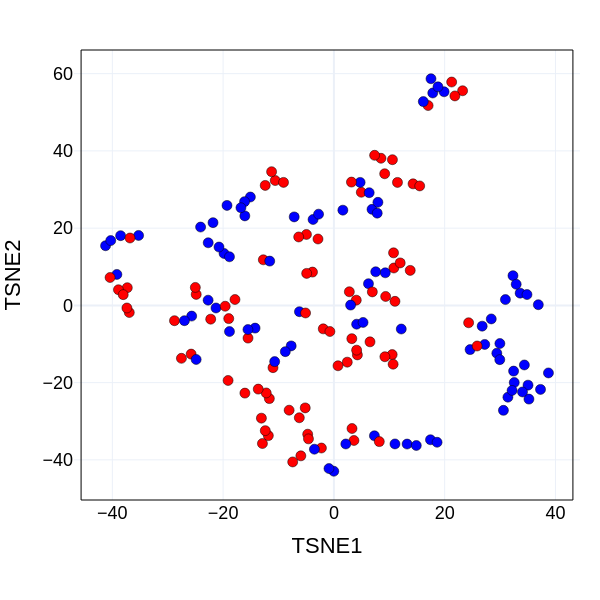

Notebook source saved alongside this figure:
### Code cell
X = exp_table_norm_T.values
X = np.nan_to_num(X)

############### my editing ##################
n_samples = X.shape[0]
print(n_samples)
perplexity_value = min(5, n_samples - 1)
#############################################

# Perform t-SNE with 2 components
tsne_data = TSNE(n_components=2, perplexity=perplexity_value, random_state=10000)

tsne = tsne_data.fit_transform(X)

# Create a DataFrame with t-SNE results and sample colors
tsne_df = pd.DataFrame(tsne, index=exp_table_norm_T.index, columns=['TSNE1', 'TSNE2'])
tsne_df['Colour'] = [sample_color_dict[sample] for sample in tsne_df.index]
color_discrete_map = {sample: tsne_df.loc[sample, 'Colour'] for sample in tsne_df.index}

# Create the scatter plot using px.scatter
fig = px.scatter(tsne_df, 
                 x=tsne_df.columns[0], 
                 y=tsne_df.columns[1], 
                 color=tsne_df.index,  # Use tsne_df.index for coloring
                 color_discrete_map=color_discrete_map,  # Map index values to colors
                 hover_name=tsne_df.index)

# Update the layout of the 2D scatter plot
fig.update_layout(
    width=600,
    height=600,
    autosize=False,
    margin=dict(l=70, r=20, b=100, t=50, pad=0),
    template='plotly_white',
    hovermode='closest',
    xaxis_title=tsne_df.columns[0],
    yaxis_title=tsne_df.columns[1],
    showlegend=False,
    legend=dict(orientation='v', x=1.02, y=0.5, xanchor='left', yanchor='middle', title='Samples', borderwidth=0.5, bgcolor='rgba(255, 255, 255, 0.9)', font_size=16),
)

fig.update_traces(marker=dict(size=marker_size, 
                              line=dict(width=marker_linewidth,
                                        color=marker_edgecolor)),
                  selector=dict(mode='markers'))

# Update the font style, size, and color
fig.update_layout(font=dict(family='Arial', size=18, color='black'))

fig.add_shape(
    type='rect',
    xref='paper',
    yref='paper',
    x0=0.014,
    y0=0,
    x1=0.986,
    y1=1,
    line=dict(color='black', width=1), 
    fillcolor='rgba(0,0,0,0)'  
)

#Define the graph path for storing
TSEN_2D_Plot_path = os.path.join(base_dir, "2D_TSEN.html")
fig.write_html(TSEN_2D_Plot_path)
print(f"2D_TSEN.html saved to {TSEN_2D_Plot_path}")

# Show the figure
fig.show()
